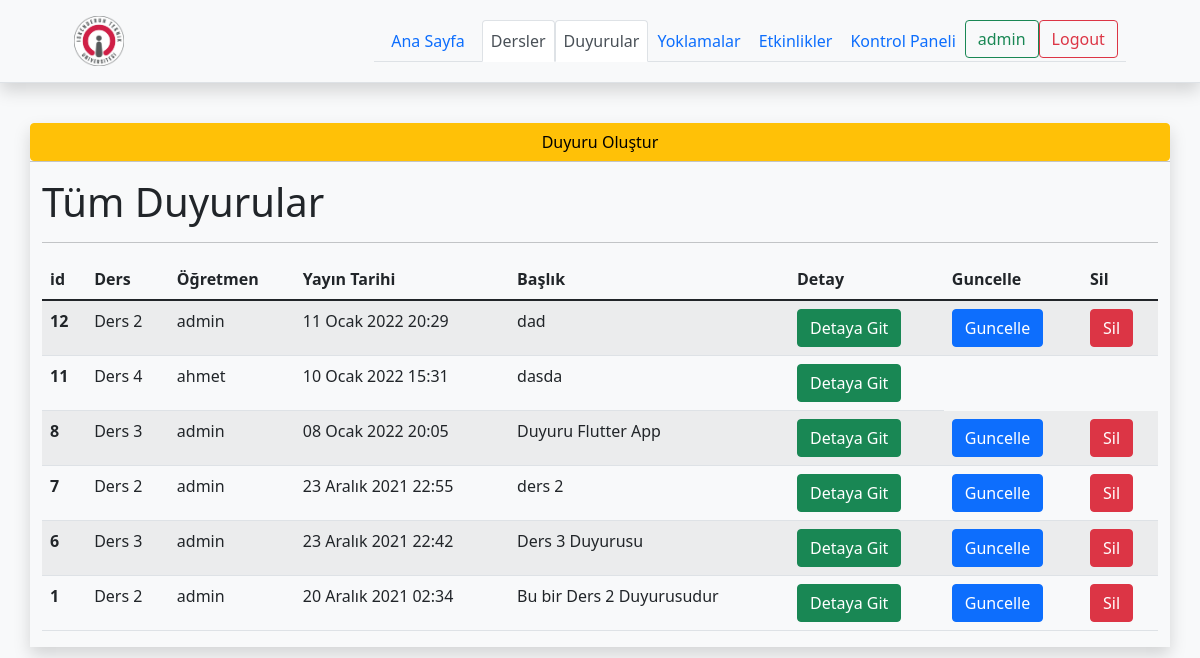
The app's page /lessons/announcements/ (signed in), older data.
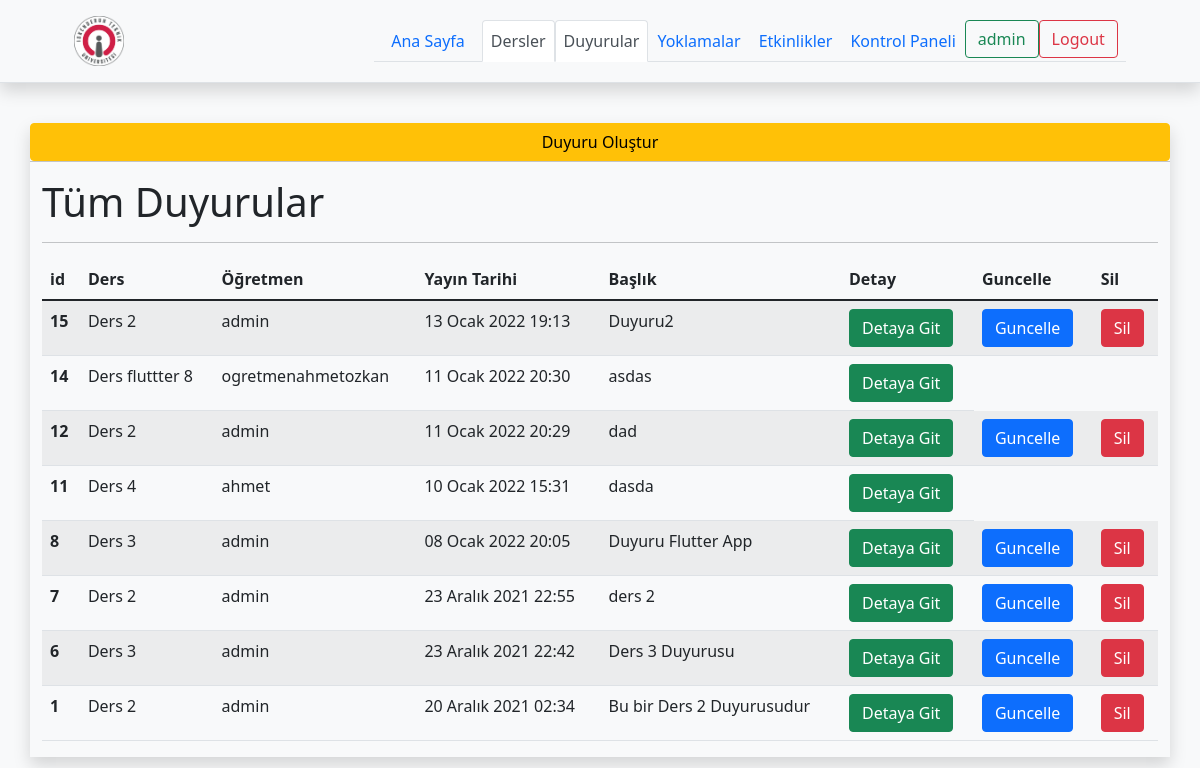
The same page, newer data.
### lessons/models.py (models this page shows, shortened)
class Announcement(models.Model):
    lesson = models.ForeignKey(Lesson,on_delete=models.CASCADE)
    title = models.CharField(max_length=128)
    description = RichTextField()
    date = models.DateTimeField(auto_now=True)
    avaliable = models.BooleanField(default =True)

class Lesson(models.Model):
    teacher = models.ForeignKey(User, null=True,on_delete=models.CASCADE)
    name = models.CharField(max_length=128,unique=True)
    image  = models.ImageField(upload_to="lessons/%Y/%m/%d/",default = "lessons/default_lesson_image.png")
    description = models.TextField(blank=True,null=True)
    students = models.ManyToManyField(User, blank=True,related_name='lesson_joined')
    date = models.DateTimeField(auto_now=True)
    avaliable = models.BooleanField(default =True)
    def __str__(self):
        return self.name

### lessons/views.py (the view)
# urls.py: path("announcements/",views.announcement_list,name = 'announcements'),
def announcement_list(request):
    current_user = request.user
    lessons = current_user.lesson_joined.all()
    announcements = Announcement.objects.filter(lesson__in =lessons).order_by('-date')
    context = {
        'announcements':announcements,
    }
    return render(request,'announcements/announcements.html',context)

### templates/announcements/announcements.html
{% extends "base.html" %}
{% load static %}
{% block body %}
<div class="container shadow">
    <div class="row">
      {% if request.user.is_authenticated  %}
      {% if request.user.is_staff %}
<a href="{% url 'announcement_add' %}" class="btn btn-warning">Duyuru Oluştur</a><hr>
{% endif %}
{% endif %}
        <div class="col">
            <H1 >Tüm Duyurular</H1>
            <hr>
            <table class="table table-striped table-hover">
                <thead>
                  <tr>
                    <th scope="col">id</th>
                    <th scope="col">Ders</th>
                    <th scope="col">Öğretmen</th>
                    <th scope="col">Yayın Tarihi</th>
                    <th scope="col">Başlık</th>
                    <th scope="col">Detay</th>
                    {% if request.user.is_authenticated  %}
                    {% if request.user.is_staff %}
                    <th scope="col">Guncelle</th>
                    <th scope="col">Sil</th>
                    {% endif %}
                    {% endif %}
                  </tr>
                </thead>
                <tbody>
                    {% for announcement in announcements %}
                  <tr>
                    <th scope="row"> {{announcement.id}}</th>
                    <td>{{announcement.lesson}}</td>
                    <td>{{announcement.lesson.teacher}}</td>
                    <td>{{announcement.date}}</td>
                    <td>{{announcement.title}}</td>
                    <td><a href="{% url 'announcement_detail' announcement.id %}" class="btn btn-success">
                        Detaya Git</a></td>
                        {% if request.user.is_authenticated  %}
                        {% if request.user == announcement.lesson.teacher %}
                        {% if request.user.is_staff %}
                        <td><a href="{% url 'announcement_update' announcement.id %}" class="btn btn-primary">
                          Guncelle</a></td>
                          <td><a href="{% url 'announcement_delete' announcement.id %}" class="btn btn-danger">
                            Sil</a></td>
                            {% endif %}
                            {% endif %}
                            {% endif %}
                  </tr>
                    {% endfor %}
                </tbody>
              </table>
</div>
</div>
</div>
</div>
{% endblock body %}

Row changes from the older to the newer data that the page shows:
added Announcement: id "15", lesson "Ders 2", lesson.teacher "admin", date "13 Ocak 2022 19:13", title "Duyuru2", shows "Guncelle"
now on this page (row unchanged): Announcement: id "14", lesson "Ders fluttter 8", lesson.teacher "ogretmenahmetozkan", date "11 Ocak 2022 20:30", title "asdas"
